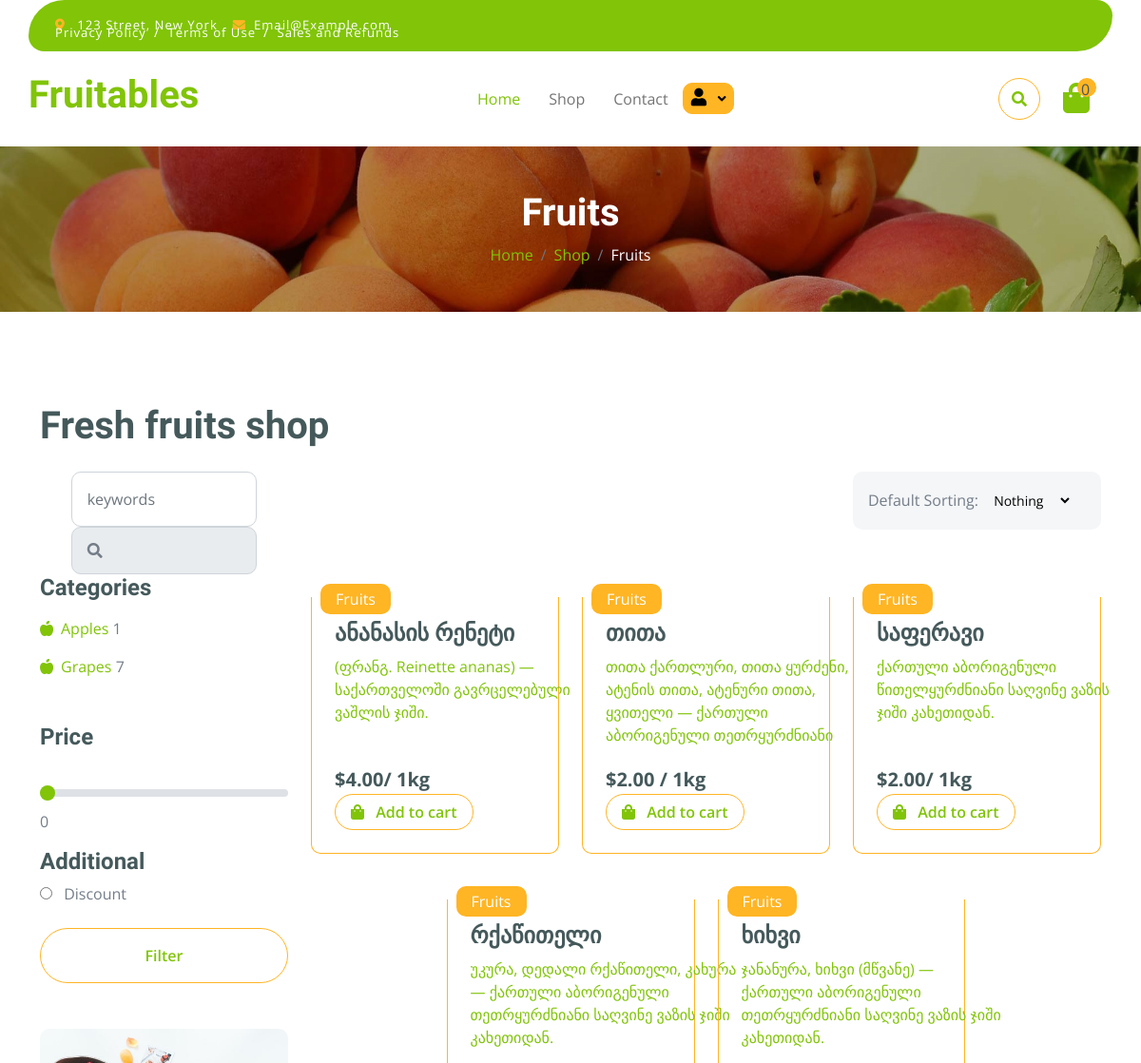
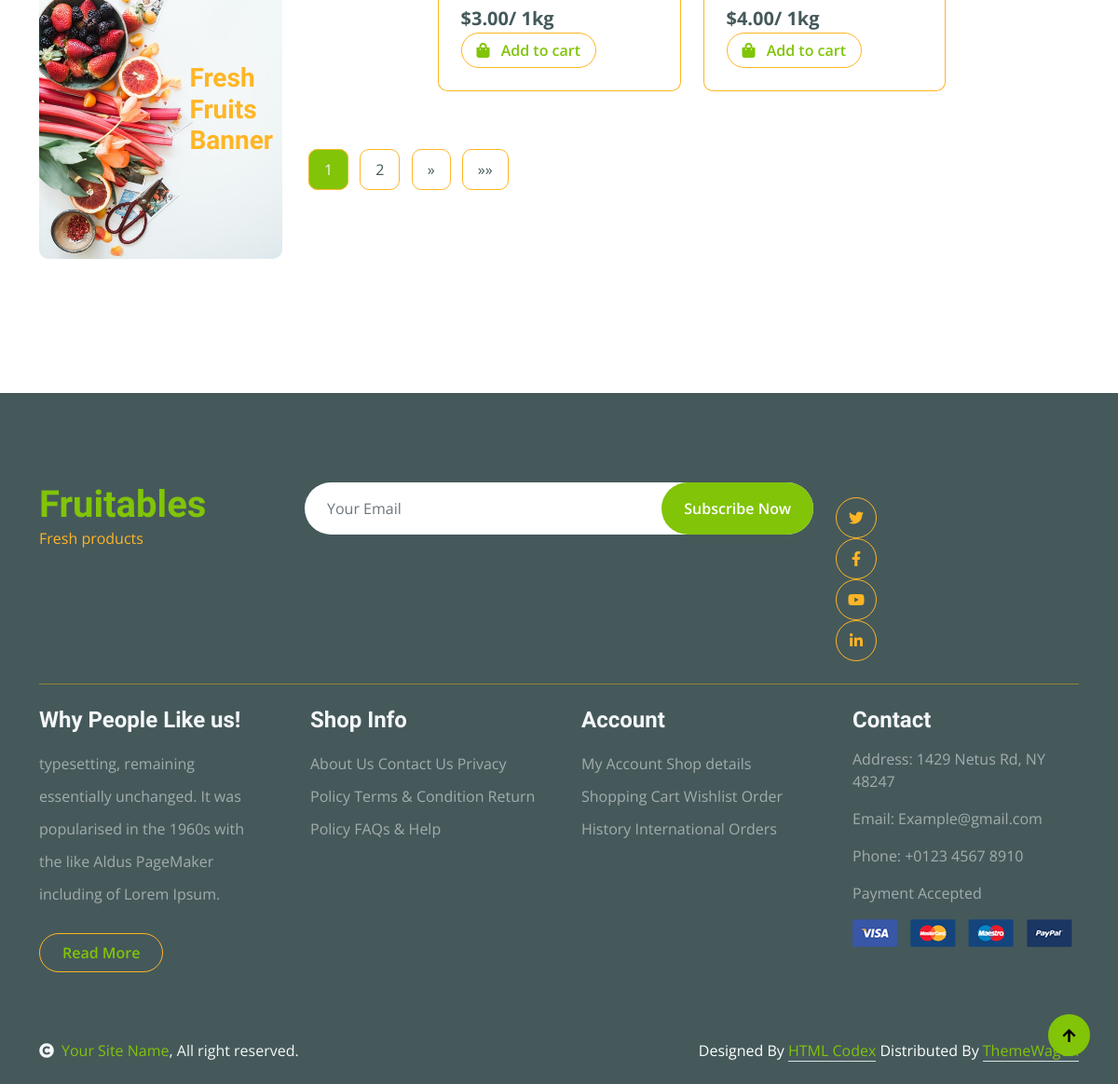
Page /store/categories/1/ on the committed database (2 pictures, top to bottom).
### store/models.py (models this page shows, shortened)
class Category(models.Model):
    name = models.CharField(max_length=100)
    parent = models.ForeignKey(
        'self', on_delete=models.SET_NULL, null=True, blank=True, related_name='sub_categories'
    )
    class Meta:
        verbose_name_plural = 'Categories'

class Product(models.Model):
    name = models.CharField(max_length=100, verbose_name=_('Name'))
    description = models.TextField(verbose_name=_('Description'))
    quantity = models.PositiveIntegerField(default=0, verbose_name=_('Quantity'))
    price = models.DecimalField(max_digits=10, decimal_places=2, verbose_name=_('Price'))
    image = VersatileImageField(upload_to=generate_image_path, null=True, blank=True)
    weight = models.PositiveIntegerField(default=0)
    country_of_origin = models.CharField(max_length=100, verbose_name=_('Country_of_origin'))
    quality = models.CharField(max_length=100)
    healthy = models.CharField(max_length=100)
    categories = models.ManyToManyField(Category, related_name='products')
    discount_percentage = models.DecimalField(max_digits=5, decimal_places=2, default=0,
                                              validators=[MinValueValidator(0), MaxValueValidator(100)])
    @property
    def discounted_price(self):
        discount_amount = (self.price * self.discount_percentage) / 100
        new_price = self.price - discount_amount
        return f"{new_price:.2f}"

### store/views.py (the view)
# urls.py: path('store/categories/', views.CategoryListView.as_view(), name='category_list'),
@method_decorator(cache_page(60 * 5, key_prefix='category_list_view_cache'), name='dispatch')
class CategoryListView(ListView):
    model = Product
    template_name = 'category_list.html'
    form_class = ProductFilterForm
    paginate_by = 5
    context_object_name = 'object_list'
    vary_on_headers = ['Accept-Language', 'User-Agent']
    def get_queryset(self):
        category_id = self.kwargs.get('category_id')
        if category_id:
            category = get_object_or_404(Category, pk=category_id)
            products = get_products_for_category(category)
        else:
            products = Product.objects.all()
        form = self.form_class(self.request.GET)
        if form.is_valid():
            query = form.cleaned_data.get('q')
            if query:
                products = products.filter(name__icontains=query.strip())
            price = form.cleaned_data.get('price')
            if price:
                products = products.filter(price__lte=price)
        discount_filter = self.request.GET.get('discount_filter')
        if discount_filter == 'discounted':
            products = products.filter(discount_percentage__gt=0)
        return products
    def get_context_data(self, **kwargs):
        context = super().get_context_data(**kwargs)
        category_id = self.kwargs.get('category_id')
        parent_categories = Category.objects.filter(parent__isnull=True)
        if category_id:
            category = get_object_or_404(Category, pk=category_id)
            subcategories = category.sub_categories.all()
            context['category'] = category
        else:
            subcategories = parent_categories
        category_data = [
            {
                'cat': cat,
                'product_count': get_products_for_category(cat).count()
            }
            for cat in subcategories
        ]
        context.update({
            'category_data': category_data,
            'parent_categories': parent_categories,
            'form': self.form_class(self.request.GET),
        })
        return context

### store/templates/category_list.html (shortened to what this page needs)
{% extends "base.html" %}
{% load static i18n %}
{% block content %}
    <!DOCTYPE html>
    <html lang="en">
    <head>
    </head>
    <body>
    <div class="container-fluid page-header py-5">
        <h1 class="text-center text-white display-6">
            {% if category %} {{ category.name }}{% else %} {% trans "Shop" %} {% endif %}
        </h1>
        <ol class="breadcrumb justify-content-center mb-0">
            <li class="breadcrumb-item"><a href="{% url 'home' %}">Home</a></li>
            <li class="breadcrumb-item"><a href="{% url 'category_list' %}">Shop</a></li>
            <li class="breadcrumb-item active text-white">{{ category.name }}</li>
        </ol>
    </div>
    <div class="container-fluid fruite py-5">
        <div class="container py-5">
            <h1 class="mb-4">{% trans "Fresh fruits shop" %}</h1>
            <div class="row g-4">
                <div class="col-lg-12">
                    <div class="row g-4">
                        <div class="col-xl-3">
                            <div class="input-group w-100 mx-auto d-flex">
                                <form action="{% url 'category_list' %}" method="get" class="w-75 mx-auto d-flex">
                                    <label>
                                        <input type="search" name="q" class="form-control p-3" placeholder="keywords"
                                               aria-describedby="search-icon-1">
                                    </label>
                                    <span id="search-icon-1" class="input-group-text p-3"><i
                                            class="fa fa-search"></i></span>
                                </form>
                            </div>
                        </div>
                        <div class="col-6"></div>
                        <div class="col-xl-3">
                            <div class="bg-light ps-3 py-3 rounded d-flex justify-content-between mb-4">
                                <label for="fruits">Default Sorting:</label>
                                <select id="fruits" name="fruitlist" class="border-0 form-select-sm bg-light me-3"
                                        form="fruitform">
                                    <option value="volvo">{% trans "Nothing" %}</option>
                                </select>
                            </div>
                        </div>
                    </div>
                    <div class="row g-4">
                        <div class="col-lg-3">
                            <div class="row g-4">
                                <div class="col-lg-12">
                                    <div class="mb-3">
                                        <h4>Categories</h4>
                                        <ul class="list-unstyled fruite-categorie">
                                            {% for item in category_data %}
                                                <li>
                                                    <div class="d-flex justify-content-between fruite-name">
                                                        <a href="{% url 'category_list' category_id=item.cat.id %}"><i
                                                                class="fas fa-apple-alt me-2"></i>{{ item.cat.name }}
                                                        </a>
                                                        <span>{{ item.product_count }}</span>
                                                    </div>
                                                </li>
                                            {% endfor %}
                                        </ul>
                                    </div>
                                </div>
                                <div class="col-lg-12">
                                    <form method="get" action="
                                            {% if category %}{% url 'category_list' category_id=category.id %}{% else %}{% url 'category_list' %}{% endif %}">
                                        <div class="mb-3">
                                            <h4 class="mb-2">Price</h4>
                                            <input type="range" class="form-range w-100" id="rangeInput" name="price"
                                                   min="0" max="500" value="{{ request.GET.price|default:0 }}"
                                                   oninput="amount.value=rangeInput.value">
                                            <output id="amount" name="amount" min-value="0" max-value="100"
                                                    for="rangeInput">{{ request.GET.price|default:0 }}</output>
                                        </div>
                                        <div class="mb-3">
                                            <h4>Additional</h4>
                                            <div class="mb-2">
                                                <input type="radio" class="me-2" id="discount_filter"
                                                       name="discount_filter" value="discounted"
                                                       {% if request.GET.discount_filter == 'discounted' %}checked{% endif %}>
                                                <label for="discountFilter">Discount</label>
                                            </div>
                                        </div>
                                        <div class="d-flex justify-content-center my-4">
                                            <button type="submit"
                                                    class="btn border border-secondary px-4 py-3 rounded-pill text-primary w-100">
                                                Filter
                                            </button>
                                        </div>
                                    </form>
                                </div>
                                <div class="col-lg-12">
                                    <div class="position-relative">
                                        <img src="{% static 'img/banner-fruits.jpg' %}" class="img-fluid w-100 rounded"
                                             alt="">
                                        <div class="position-absolute"
                                             style="top: 50%; right: 10px; transform: translateY(-50%);">
                                            <h3 class="text-secondary fw-bold">Fresh <br> Fruits <br> Banner</h3>
                                        </div>
                                    </div>
                                </div>
                            </div>
                        </div>
                        <div class="col-lg-9">
                            <div class="row g-4 justify-content-center">
                                {% for prod in page_obj %}
                                    <div class="col-md-6 col-lg-6 col-xl-4">
                                        <a href="{% url 'product_detail' product_id=prod.id %}"
                                           class="text-decoration-none">
                                            <div class="rounded position-relative fruite-item">
                                                <div class="fruite-img">
                                                </div>
                                                <div class="text-white bg-secondary px-3 py-1 rounded position-absolute"
                                                     style="top: 10px; left: 10px;">Fruits
                                                </div>
                                                <div class="p-4 border border-secondary border-top-0 rounded-bottom">
                                                    <h4>{{ prod.name }}</h4>
                                                    <p style="width: 300px; height: 100px; padding-right: 20px; overflow-wrap: break-word; overflow: hidden; text-overflow: ellipsis;">
                                                        {{ prod.description }}
                                                    </p>
                                                    <div class="d-flex justify-content-between flex-lg-wrap">
                                                        {% if prod.discount_percentage > 0 %}
                                                            <p class="text-dark fs-5 fw-bold mb-0">
                                                                ${{ prod.discounted_price }}
                                                                / {{ prod.weight }}kg</p>
                                                        {% else %}
                                                            <p class="text-dark fs-5 fw-bold mb-0">
                                                                ${{ prod.price }}/ {{ prod.weight }}kg</p>
                                                        {% endif %}
                                                        <form action="{% url 'add_cart_item' %}" method="POST"
                                                              class="d-inline">
                                                            <button type="submit"
                                                                    class="btn border border-secondary rounded-pill px-3 text-primary">
                                                                <i class="fa fa-shopping-bag me-2 text-primary"></i> Add
                                                                to cart
                                                            </button>
                                                        </form>
                                                    </div>
                                                </div>
                                            </div>
                                        </a>
                                    </div>
                                {% endfor %}
                                <div class="col-12">
                                    <div class="pagination d-flex justify-content-center mt-5">
                                        {% for num in page_obj.paginator.page_range %}
                                            {% if page_obj.number == num %}
                                                <a href="?page={{ num }}" class="active rounded">{{ num }}</a>
                                            {% else %}
                                                <a href="?page={{ num }}" class="rounded">{{ num }}</a>
                                            {% endif %}
                                        {% endfor %}
                                        {% if page_obj.has_next %}
                                            <a href="?page={{ page_obj.next_page_number }}" class="rounded">&raquo;</a>
                                            <a href="?page={{ page_obj.paginator.num_pages }}" class="rounded">&raquo;&raquo;</a>
                                        {% endif %}
                                    </div>
                                </div>
                            </div>
                        </div>
                    </div>
                </div>
            </div>
        </div>
    </div>
    </body>
    </html>
{% endblock %}

### rows in the picture
Category: name "Fruits"
Category: cat.name "Apples", product_count "1"
Category: cat.name "Grapes", product_count "7"
Product: name "ანანასის რენეტი", description "(ფრანგ. Reinette ananas) — საქართველოში გავრცელებული ვაშლის ჯიში.", price "4.00", weight "1"
Product: name "თითა", description "თითა ქართლური, თითა ყურძენი, ატენის თითა, ატენური თითა, ყვითელი — ქართული აბორიგენული თეთრყურძნიანი…", discounted_price "2.00", weight "1"
Product: name "საფერავი", description "ქართული აბორიგენული წითელყურძნიანი საღვინე ვაზის ჯიში კახეთიდან.", price "2.00", weight "1"
Product: name "რქაწითელი", description "უკურა, დედალი რქაწითელი, კახურა — ქართული აბორიგენული თეთრყურძნიანი საღვინე ვაზის ჯიში კახეთიდან.", price "3.00", weight "1"
Product: name "ხიხვი", description "ჯანანურა, ხიხვი (მწვანე) — ქართული აბორიგენული თეთრყურძნიანი საღვინე ვაზის ჯიში კახეთიდან.", price "4.00", weight "1"

### other values in the picture
{{ total_quantity }} "0"
{{ request.GET.price|default:0 }} "0"
{{ num }} "1"
{{ num }} "2"
